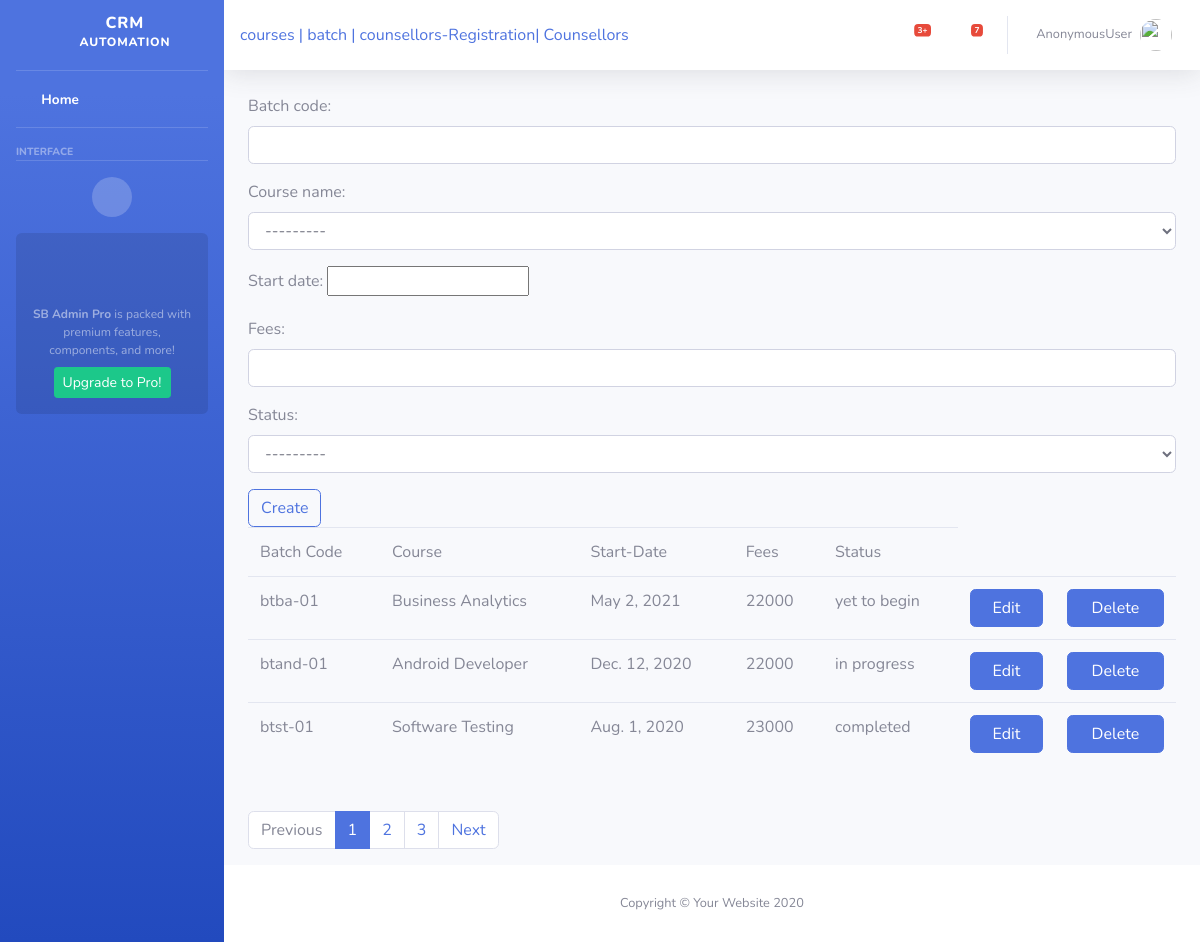
The page /crm/batch on the database as committed earlier.
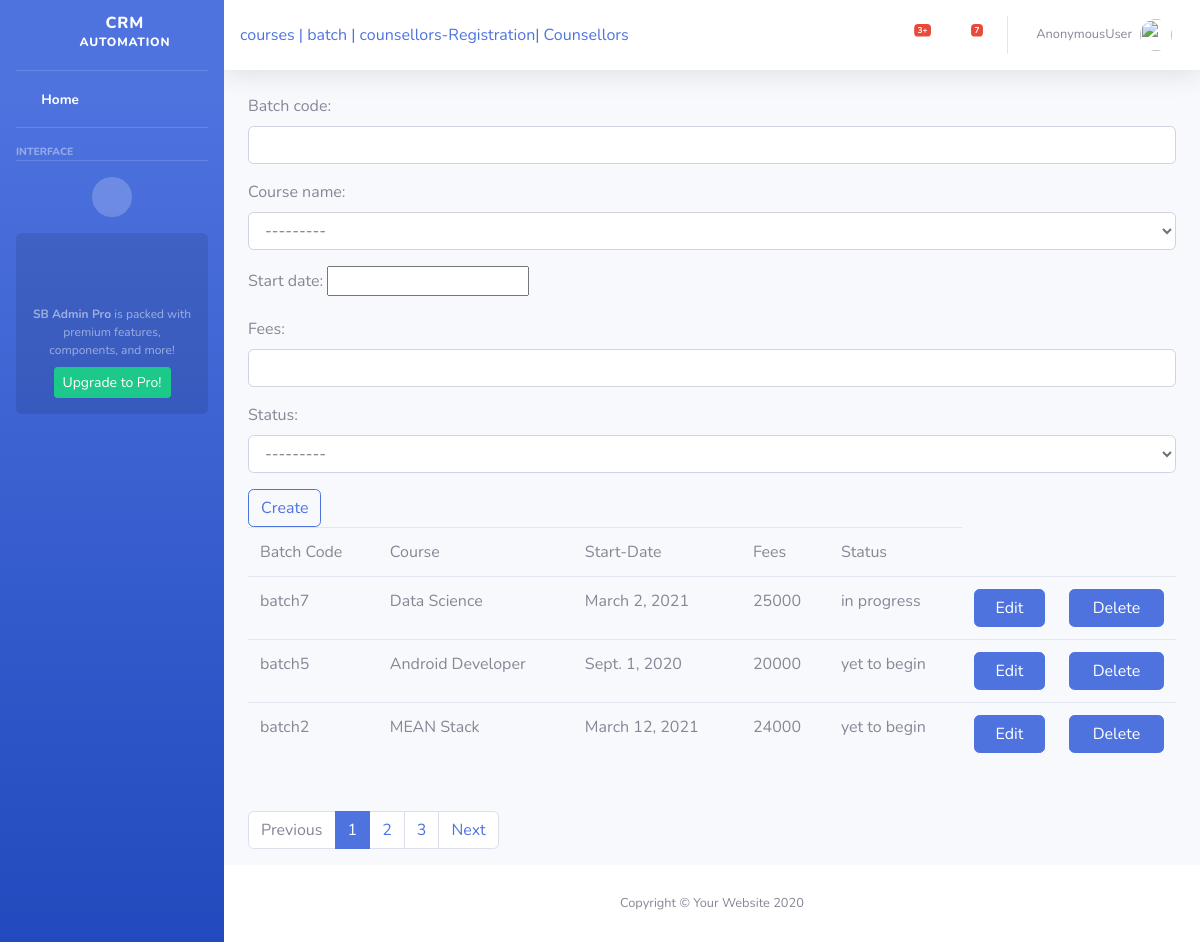
The same page on the database as committed later.
### crmapp/models.py (models this page shows, shortened)
class Batch(models.Model):
    batch_code = models.CharField(max_length=20, unique=True)
    course_name = models.ForeignKey(Course, on_delete=models.CASCADE)
    start_date = models.DateField()
    fees = models.IntegerField()
    choices = (('yet to begin', 'yet to begin'), ('in progress', 'in progress'), ('completed', 'completed'))
    status = models.CharField(max_length=20, choices=choices)

class Course(models.Model):
    course_name = models.CharField(max_length=20, unique=True)
    course_duration = models.CharField(max_length=20)
    def __str__(self):
        return self.course_name

### crmapp/views.py (the view, shortened to what this page needs)
# urls.py: path('batch', Batch_Creation.as_view(), name='batch'),
class Batch_Creation(TemplateView):
    model = Batch
    form_class = BatchCreateForm
    template_name = 'crmapp/ch_batch_creation.html'
    def get(self, request, *args, **kwargs):
        batches = Batch.objects.all()[::-1]
        paginator = Paginator(batches, 3)
        page_number = request.GET.get('page')
        page_obj = paginator.get_page(page_number)
        self.context = {
            "form": self.form_class,
            "page_obj": page_obj
        }
        return render(request, self.template_name, self.context)

### crmapp/templates/crmapp/ch_batch_creation.html (shortened to what this page needs)
{% extends 'crmapp/ch_base.html' %}
{% block body_block %}
<form method="post">
    {{ form.as_p }}
     <input type="submit" class="btn btn-outline-primary" value="Create">
</form>
<table class="table">
    <tr>
        <td>Batch Code</td>
        <td>Course</td>
        <td>Start-Date</td>
        <td>Fees</td>
        <td>Status</td>
    </tr>
    {% for batch in page_obj %}
    <tr>
        <td>{{ batch.batch_code }}</td>
        <td>{{ batch.course_name }}</td>
          <td>{{ batch.start_date }}</td>
        <td>{{ batch.fees }}</td>
          <td>{{ batch.status }}</td>
         <td><a href="{% url 'batch_edit' batch.id %}" class="btn btn-primary btn-block">Edit</a> </td>
        <td><a href="{% url 'batch_delete' batch.id %}" class="btn btn-primary btn-block">Delete</a> </td>
    </tr>
    {% endfor %}
</table>
 <nav aria-label="..." style="margin-top: 5%;">
  <ul class="pagination">
      {% if page_obj.has_previous %}
       <li class="page-item">
        <a class="page-link" href="?page={{ page_obj.previous_page_number }}">Previous</a>
       </li>
      {% else %}
      <li class="page-item disabled">
      <a class="page-link" href="#" tabindex="-1" aria-disabled="true">Previous</a>
      </li>
      {% endif %}
      {% for i in page_obj.paginator.page_range %}
      {% if i == page_obj.number %}
      <li class="page-item active"><a class="page-link">{{i}}</a></li>
      {% else %}
      <li class="page-item"><a class="page-link" href="?page={{ i }}">{{i}}</a></li>
      {% endif %}
      {% endfor %}
      {% if page_obj.has_next %}
      <li class="page-item">
      <a class="page-link" href="?page={{ page_obj.next_page_number }}">Next</a>
      </li>
      {% else %}
      <li class="page-item disabled">
      <a class="page-link" href="#" tabindex="-1" aria-disabled="true">Next</a>
      </li>
      {% endif %}
  </ul>
</nav>
{% endblock %}

Rows that differ between the two databases and show on the page:
removed Batch: batch_code "btba-01", course_name "Business Analytics", start_date "May 2, 2021", fees "22000", status "yet to begin"
no longer on this page (row unchanged): Batch: batch_code "btand-01", course_name "Android Developer", start_date "Dec. 12, 2020", fees "22000", status "in progress"
no longer on this page (row unchanged): Batch: batch_code "btst-01", course_name "Software Testing", start_date "Aug. 1, 2020", fees "23000", status "completed"
added Batch: batch_code "batch7", course_name "Data Science", start_date "March 2, 2021", fees "25000", status "in progress"
added Batch: batch_code "batch5", course_name "Android Developer", start_date "Sept. 1, 2020", fees "20000", status "yet to begin"
added Batch: batch_code "batch2", course_name "MEAN Stack", start_date "March 12, 2021", fees "24000", status "yet to begin"
